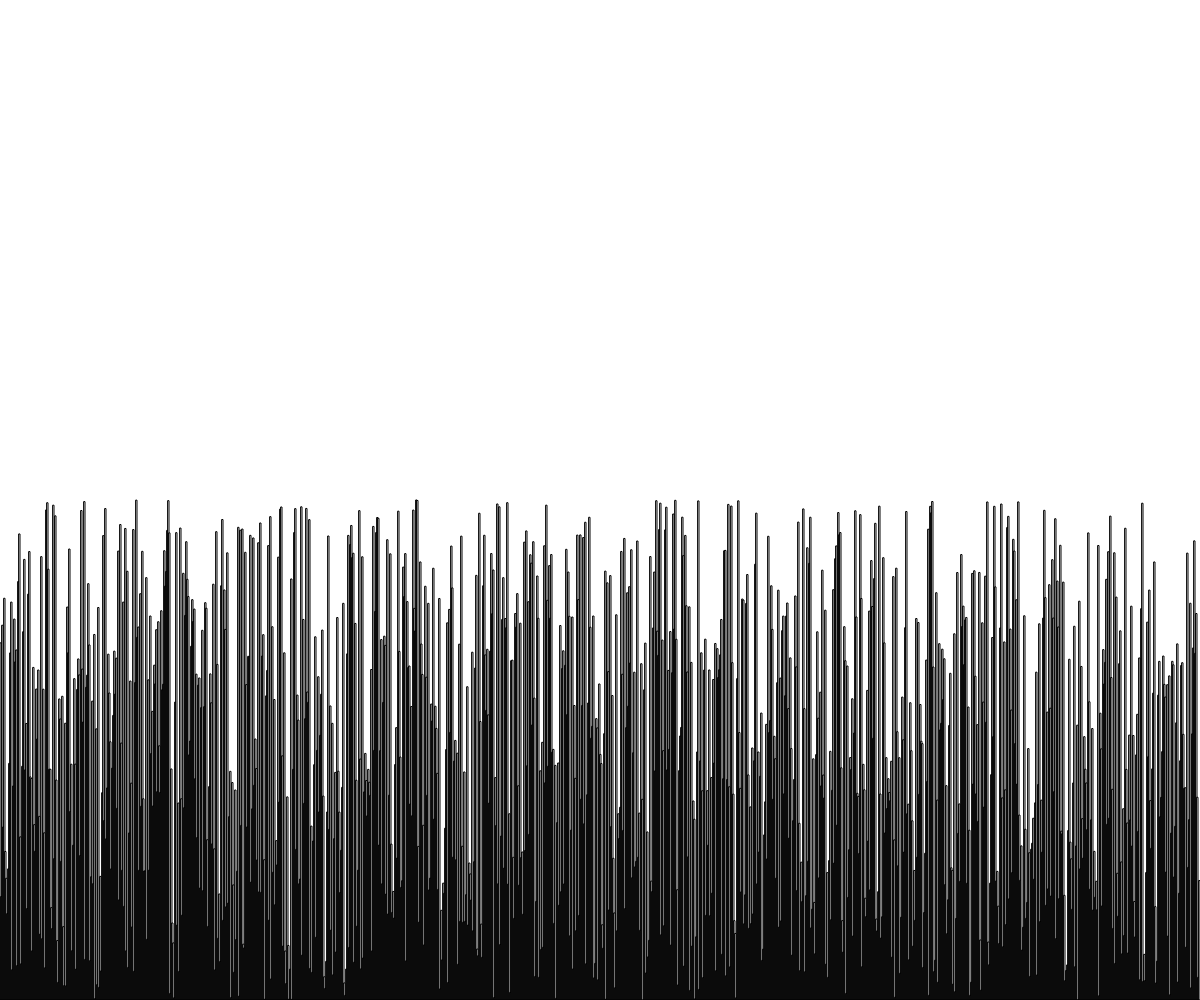
Frame 1 (no input)
Frame 60 (no input): identical to frame 1, image omitted
Frame 120 (the mouse pressed at the canvas centre since frame 60): identical to frame 1, image omitted

The p5.js sketch that drew this single still picture (run headless with seeded random() and noise() and a simulated clock; from frame 60 on, the mouse is pressed at the canvas centre):

// p5.js sketch
// ── sketch.js
let heights = [];
let numberORectangles=1000000;


function setup() {
  createCanvas(windowWidth, windowHeight);
  numberORectangles = width;
  generateInitialTerrain(numberORectangles);
}

function draw() {
  background(255);
  displayTerrain();

}

function generateInitialTerrain(numberORectangles){
  for (let i = 0; i<numberORectangles; i++){
    heights.push(random(height/2));
  }
}
function displayTerrain() {
  let rectWidth = width/numberORectangles;
  rectMode(CORNERS);
  for (let i = 0; i <numberORectangles; i ++){
    rect(i*rectWidth,height,(i+1)*rectWidth,height-heights[i]);
  }
}
